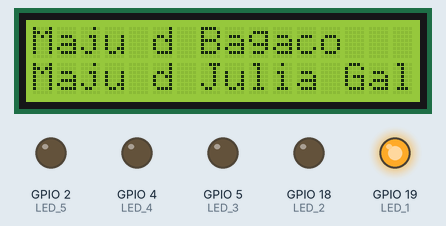
Recording of a program running on a simulated ESP32. Shown: 16×2 character LCD, output pins drawn as LEDs (lit = HIGH).

Above: at 0.1 s.
At 0.8 s:
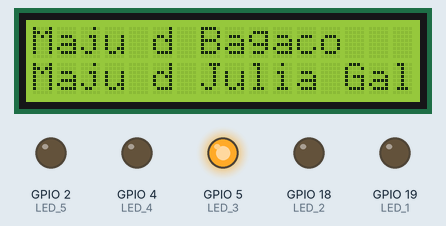
Timing chart, 0 to 130.0 s (numbered marks = the images above):
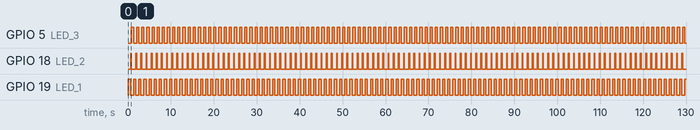

Measured:
- by itself, GPIO 5 (LED_3), GPIO 19 (LED_1): alternates HIGH for 0.50 s and LOW for 0.70 s
- by itself, GPIO 18 (LED_2): alternates HIGH for 0.20 s and LOW for 1.0 s

The program:

main.cpp
```cpp
#include <Arduino.h>
#include <LiquidCrystal_I2C.h>

#define LED_1 19
#define LED_2 18
#define LED_3 5
#define LED_4 4
#define LED_5 2

#define BT_1 35
#define BT_2 32
#define BT_3 27
#define BT_4 25
#define BT_5 26

LiquidCrystal_I2C lcd(0x27, 16, 2);

void setup() {

  lcd.init();
  lcd.backlight();

pinMode(LED_1, OUTPUT);
pinMode(LED_2, OUTPUT);
pinMode(LED_3, OUTPUT);
pinMode(LED_4, OUTPUT);
pinMode(LED_5, OUTPUT);

pinMode(BT_1, INPUT);
pinMode(BT_2, INPUT);
pinMode(BT_3, INPUT);
pinMode(BT_4, INPUT);
pinMode(BT_5, INPUT);

lcd.setCursor(0, 0);
lcd.print("Maju d Bagaco");
lcd.setCursor(0,1);
lcd.print("Maju d Julia Galega");
}

void loop() {
 digitalWrite(LED_1, HIGH);
 delay(500);
 digitalWrite(LED_1, LOW);

  digitalWrite(LED_2, HIGH);
  delay(200);
  digitalWrite(LED_2, LOW);

  digitalWrite(LED_3, HIGH);
  delay (500);
  digitalWrite(LED_3, LOW);

}
```
